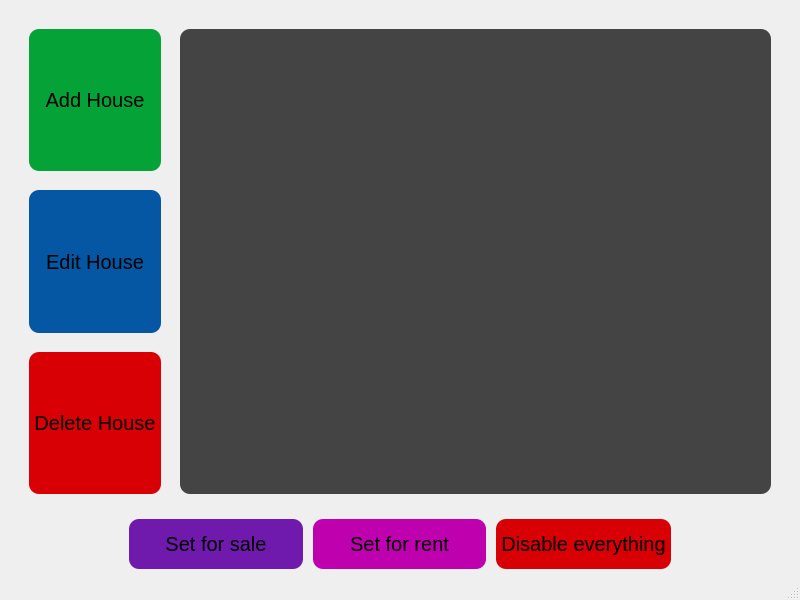
<?xml version="1.0" encoding="UTF-8"?>
<ui version="4.0">
 <class>MainWindow</class>
 <widget class="QMainWindow" name="MainWindow">
  <property name="geometry">
   <rect>
    <x>0</x>
    <y>0</y>
    <width>800</width>
    <height>600</height>
   </rect>
  </property>
  <property name="windowTitle">
   <string>MainWindow</string>
  </property>
  <widget class="QWidget" name="centralwidget">
   <layout class="QVBoxLayout" name="verticalLayout_3">
    <item>
     <layout class="QVBoxLayout" name="verticalLayout_2">
      <property name="spacing">
       <number>25</number>
      </property>
      <property name="leftMargin">
       <number>20</number>
      </property>
      <property name="topMargin">
       <number>20</number>
      </property>
      <property name="rightMargin">
       <number>20</number>
      </property>
      <item>
       <layout class="QHBoxLayout" name="horizontalLayout">
        <property name="spacing">
         <number>19</number>
        </property>
        <item>
         <layout class="QVBoxLayout" name="verticalLayout">
          <item>
           <widget class="QPushButton" name="AddHouse">
            <property name="sizePolicy">
             <sizepolicy hsizetype="Minimum" vsizetype="Expanding">
              <horstretch>0</horstretch>
              <verstretch>0</verstretch>
             </sizepolicy>
            </property>
            <property name="maximumSize">
             <size>
              <width>16777215</width>
              <height>16777215</height>
             </size>
            </property>
            <property name="font">
             <font>
              <pointsize>15</pointsize>
             </font>
            </property>
            <property name="styleSheet">
             <string notr="true">background-color: rgb(5, 163, 55);
border-radius: 10px;
padding: 0px 5px;</string>
            </property>
            <property name="text">
             <string>Add House</string>
            </property>
           </widget>
          </item>
          <item>
           <widget class="QPushButton" name="EditHouse">
            <property name="sizePolicy">
             <sizepolicy hsizetype="Minimum" vsizetype="Expanding">
              <horstretch>0</horstretch>
              <verstretch>0</verstretch>
             </sizepolicy>
            </property>
            <property name="maximumSize">
             <size>
              <width>16777215</width>
              <height>16777215</height>
             </size>
            </property>
            <property name="font">
             <font>
              <pointsize>15</pointsize>
             </font>
            </property>
            <property name="styleSheet">
             <string notr="true">border-radius: 10px;
padding: 0px 5px;
background-color: rgb(5, 87, 163);</string>
            </property>
            <property name="text">
             <string>Edit House</string>
            </property>
           </widget>
          </item>
          <item>
           <widget class="QPushButton" name="DeleteHouse">
            <property name="sizePolicy">
             <sizepolicy hsizetype="Minimum" vsizetype="Expanding">
              <horstretch>0</horstretch>
              <verstretch>0</verstretch>
             </sizepolicy>
            </property>
            <property name="maximumSize">
             <size>
              <width>16777215</width>
              <height>16777215</height>
             </size>
            </property>
            <property name="font">
             <font>
              <pointsize>15</pointsize>
             </font>
            </property>
            <property name="styleSheet">
             <string notr="true">background-color: rgb(216, 0, 4);
border-radius: 10px;
padding: 0px 5px;</string>
            </property>
            <property name="text">
             <string>Delete House</string>
            </property>
           </widget>
          </item>
         </layout>
        </item>
        <item>
         <widget class="QListWidget" name="MyAdList">
          <property name="font">
           <font>
            <pointsize>15</pointsize>
           </font>
          </property>
          <property name="styleSheet">
           <string notr="true">background-color: #444;
border-radius:10px;</string>
          </property>
         </widget>
        </item>
       </layout>
      </item>
      <item>
       <layout class="QHBoxLayout" name="horizontalLayout_2">
        <property name="spacing">
         <number>10</number>
        </property>
        <property name="leftMargin">
         <number>100</number>
        </property>
        <property name="rightMargin">
         <number>100</number>
        </property>
        <item>
         <widget class="QPushButton" name="SaleBtn">
          <property name="sizePolicy">
           <sizepolicy hsizetype="Expanding" vsizetype="Expanding">
            <horstretch>0</horstretch>
            <verstretch>0</verstretch>
           </sizepolicy>
          </property>
          <property name="maximumSize">
           <size>
            <width>16777215</width>
            <height>50</height>
           </size>
          </property>
          <property name="font">
           <font>
            <pointsize>15</pointsize>
           </font>
          </property>
          <property name="styleSheet">
           <string notr="true">background-color: rgb(111, 26, 172);
border-radius: 10px;
padding: 0px 5px;</string>
          </property>
          <property name="text">
           <string>Set for sale</string>
          </property>
         </widget>
        </item>
        <item>
         <widget class="QPushButton" name="RentBtn">
          <property name="sizePolicy">
           <sizepolicy hsizetype="Expanding" vsizetype="Expanding">
            <horstretch>0</horstretch>
            <verstretch>0</verstretch>
           </sizepolicy>
          </property>
          <property name="maximumSize">
           <size>
            <width>16777215</width>
            <height>50</height>
           </size>
          </property>
          <property name="font">
           <font>
            <pointsize>15</pointsize>
           </font>
          </property>
          <property name="styleSheet">
           <string notr="true">background-color: rgb(191, 0, 175);
border-radius: 10px;
padding: 0px 5px;</string>
          </property>
          <property name="text">
           <string>Set for rent</string>
          </property>
         </widget>
        </item>
        <item>
         <widget class="QPushButton" name="DisableBtn">
          <property name="sizePolicy">
           <sizepolicy hsizetype="Expanding" vsizetype="Expanding">
            <horstretch>0</horstretch>
            <verstretch>0</verstretch>
           </sizepolicy>
          </property>
          <property name="maximumSize">
           <size>
            <width>16777215</width>
            <height>50</height>
           </size>
          </property>
          <property name="font">
           <font>
            <pointsize>15</pointsize>
           </font>
          </property>
          <property name="styleSheet">
           <string notr="true">background-color: rgb(216, 0, 4);
border-radius: 10px;
padding: 0px 5px;</string>
          </property>
          <property name="text">
           <string>Disable everything</string>
          </property>
         </widget>
        </item>
       </layout>
      </item>
     </layout>
    </item>
   </layout>
  </widget>
  <widget class="QMenuBar" name="menubar">
   <property name="geometry">
    <rect>
     <x>0</x>
     <y>0</y>
     <width>800</width>
     <height>30</height>
    </rect>
   </property>
  </widget>
  <widget class="QStatusBar" name="statusbar"/>
  <action name="actionQuit">
   <property name="text">
    <string>Quit</string>
   </property>
  </action>
 </widget>
 <resources>
  <include location="bg.qrc"/>
 </resources>
 <connections/>
</ui>
